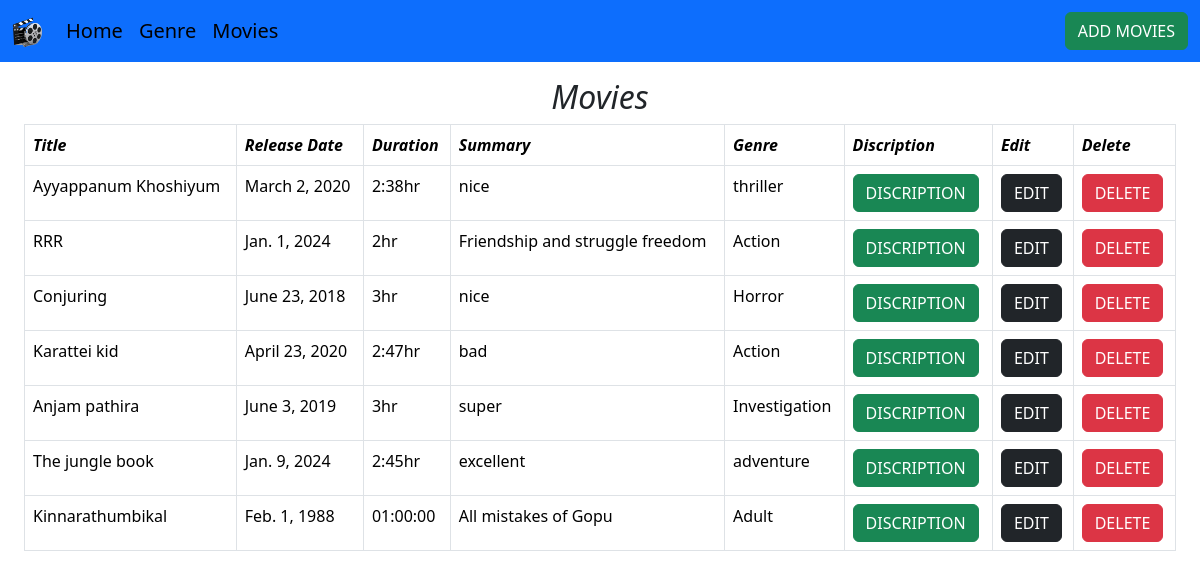
/Movielist/ (signed in), run on the app's committed database.
### movapp/models.py (models this page shows)
class Movie(models.Model):
    Title=models.CharField(max_length=20)
    Release_date=models.DateField()
    Duaration=models.CharField(max_length=20)
    Summary=models.CharField(max_length=200)
    Movie_genre=models.ForeignKey(Genre,on_delete=models.CASCADE)

class Genre(models.Model):
    Genre=models.CharField(max_length=20)
    Discription=models.CharField(max_length=200)
    def __str__(self):
        return self.Genre

### movapp/views.py (the view)
# urls.py: path('Movielist/',Movielist.as_view(),name="movielist"),
@method_decorator(Signin_required,name="dispatch")
class Movielist(View):
    def get(self,request):
        movies=Movie.objects.all()
        return render(request,'movielist.html',{"form":movies})

### movapp/views.py (called while the page is built)
def Signin_required(fn):
    def Wrapper(request,*args,**kwargs):
        if not request.user.is_authenticated:
            return redirect('login')
        else:
            return fn(request,*args,**kwargs)
    return Wrapper

### movapp/templates/movielist.html (shortened to what this page needs)
<!DOCTYPE html>
{% load static %}
<html lang="en">
<head>
    <link href="https://cdn.jsdelivr.net/npm/bootstrap@5.3.2/dist/css/bootstrap.min.css" rel="stylesheet">
</head>
<body>
    <nav class="navbar navbar-expand-lg bg-primary mb-3">
        <div class="container-fluid">
          <a class="navbar-brand" href="#"><img src="{% static 'film-reel-36145.png' %}" class="icon" width="30" height="30" alt=""
              ></a>
          <div class="collapse navbar-collapse" id="navbarTogglerDemo03">
            <ul class="navbar-nav me-auto mb-2 mb-lg-0">
              <li class="nav-item">
                <a class="nav-link active fs-5" aria-current="page" href="{% url 'home2' %}">Home</a>
              </li>
              <li class="nav-item">
                <a class="nav-link active fs-5" href="{% url 'GenMovlist' %}">Genre</a>
              </li>
              <li class="nav-item">
                <a class="nav-link active fs-5" href="{% url 'movielist' %}">Movies</a>
              </li>
            </ul>
            <form class="d-flex" role="search">
              <a class="btn btn-success" href="{% url 'Mform' %}">ADD MOVIES</a>
            </form>
          </div>
        </div>
      </nav>
      <h2 align="center" class="fst-italic">Movies</h2>
      <div class="ms-4 me-4" >
    <table class="table table-bordered table-hover">
        <tr>
            <th class="fst-italic">Title</th>
            <th class="fst-italic">Release Date</th>
            <th class="fst-italic">Duration</th>
            <th class="fst-italic">Summary</th>
            <th class="fst-italic">Genre</th>
            <th class="fst-italic">Discription</th>
            <th class="fst-italic">Edit</th>
            <th class="fst-italic">Delete</th>
        </tr>
        {% for i in form %}
        <tr>
            <td>{{i.Title}}</td>
            <td>{{i.Release_date}}</td>
            <td>{{i.Duaration}}</td>
            <td>{{i.Summary}}</td>
            <td>{{i.Movie_genre}}</td>
            <td><a class="btn btn-success" href="{% url 'MDiscription' i.id %}">DISCRIPTION</a></td>
            <td><a  class="btn btn-dark"  href="{% url 'MUpdate' i.id %}">EDIT</a></td>
            <td><a  class="btn btn-danger"  href="{% url 'Mdelete' i.id %}">DELETE</a></td>
        </tr>
        {% endfor %}
    </table>
</div>
</body>
</html>

### data on the page
Movie: Title "Ayyappanum Khoshiyum", Release_date "March 2, 2020", Duaration "2:38hr", Summary "nice", Movie_genre "thriller"
Movie: Title "RRR", Release_date "Jan. 1, 2024", Duaration "2hr", Summary "Friendship and struggle freedom", Movie_genre "Action"
Movie: Title "Conjuring", Release_date "June 23, 2018", Duaration "3hr", Summary "nice", Movie_genre "Horror"
Movie: Title "Karattei kid", Release_date "April 23, 2020", Duaration "2:47hr", Summary "bad", Movie_genre "Action"
Movie: Title "Anjam pathira", Release_date "June 3, 2019", Duaration "3hr", Summary "super", Movie_genre "Investigation"
Movie: Title "The jungle book", Release_date "Jan. 9, 2024", Duaration "2:45hr", Summary "excellent", Movie_genre "adventure"
Movie: Title "Kinnarathumbikal", Release_date "Feb. 1, 1988", Duaration "01:00:00", Summary "All mistakes of Gopu", Movie_genre "Adult"
